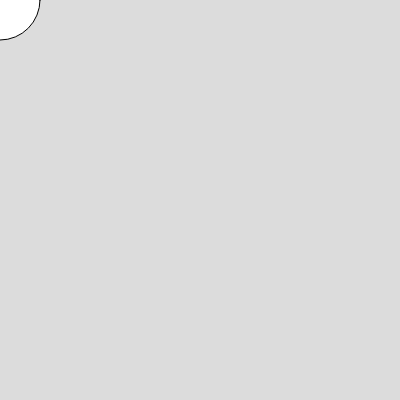
Frame 1 (no input)
Frame 60 (no input): identical to frame 1, image omitted
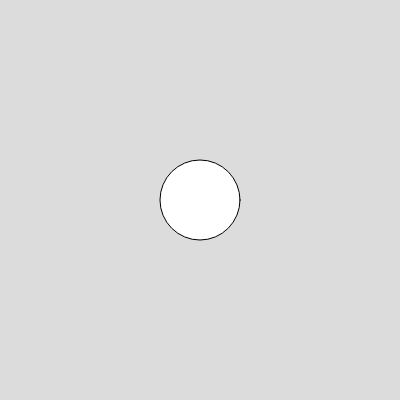
Frame 120 (the mouse pressed at the canvas centre since frame 60)

The p5.js sketch that drew these frames (run headless with seeded random() and noise() and a simulated clock; from frame 60 on, the mouse is pressed at the canvas centre):

// p5.js sketch
// ── sketch.js
function setup() {
  createCanvas(400, 400);
}
function draw() {
  background(220);
  fill(255);
  ellipse(mouseX, mouseY, 80, 80);
}
